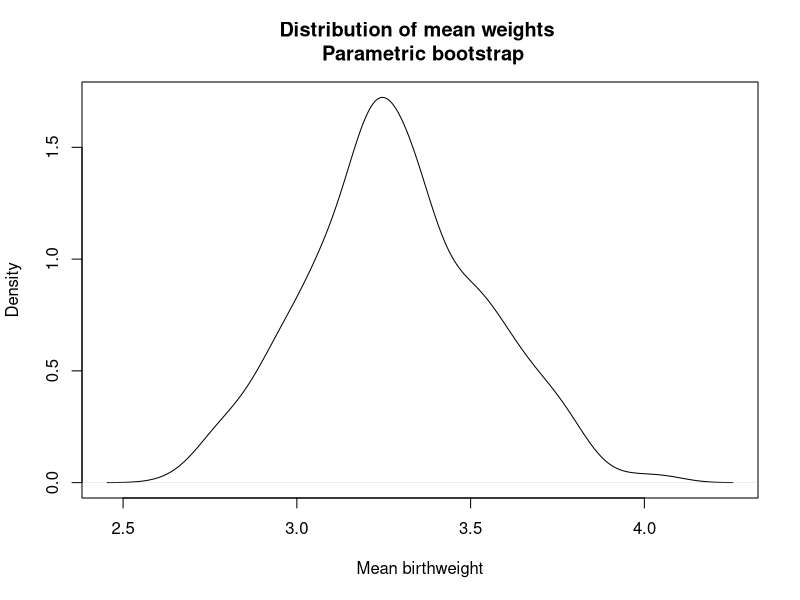

This chart was generated by the following R code:
# Enter data 
wgt<-c(2.6,4.2,1.8,3.4,1.9,3.3,2.3,
       6.1,2.2,4.3,2.8,4.1,
       2.7,4.3,2.1,4.5,2.9,2.6,4.2,3.4)

# Main parametric function
pbs<-function(x,b){
  y<-c()
  m<-mean(x)
  s<-sd(x)
  for(i in 1:b){
    y[i]<-mean(rnorm(length(x),m,s))
  }
  y}

# Run the model and plot results
pwgt<-pbs(wgt,500)

plot(density(pwgt), xlab="Mean birthweight", main="Distribution of mean weights \n Parametric bootstrap")
